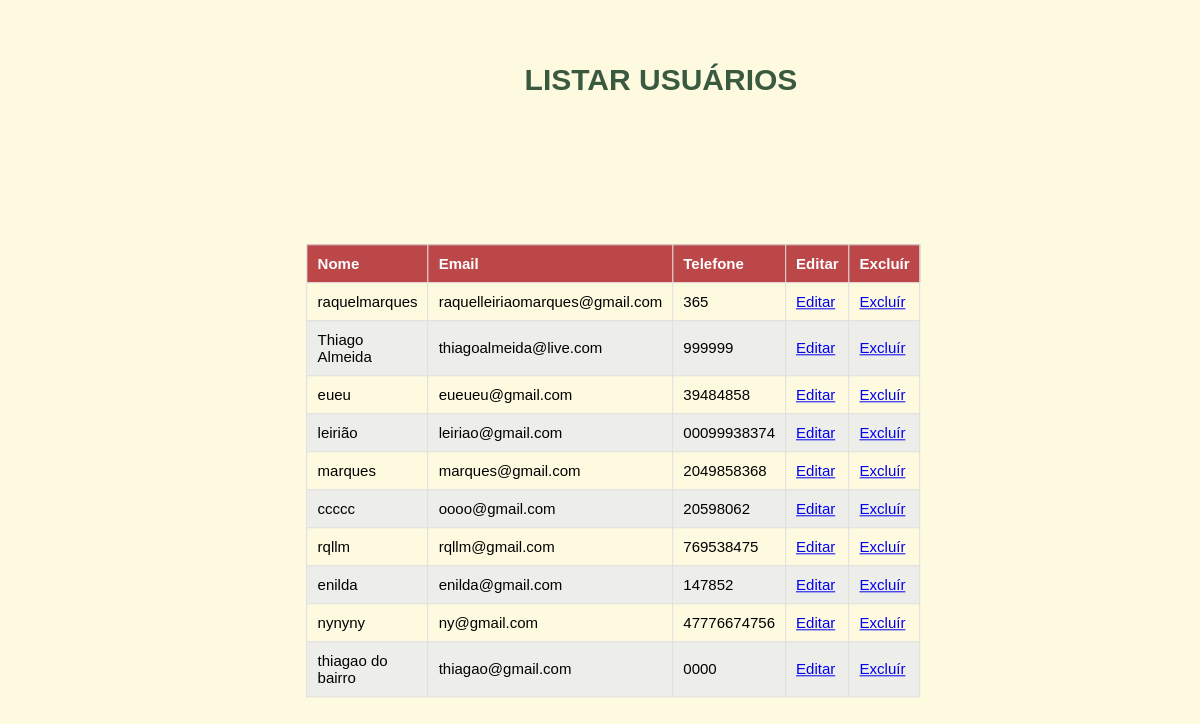
The app's page /areaRestrita.php with its own data.
### tables this page shows
CREATE TABLE `usuario` (
  `id_usuario` int(11) NOT NULL,
  `nome` varchar(50) DEFAULT NULL,
  `email` varchar(30) DEFAULT NULL,
  `telefone` varchar(11) DEFAULT NULL,
  `senha` varchar(32) DEFAULT NULL
);

### usuario.php (called while the page is built, shortened)
<?php
    Class Usuario
    {
        public function listarUsuarios(){
            global $pdo;
            $sqllistar  = $pdo->prepare("SELECT * FROM usuario");
            $sqllistar->execute();
            if( $sqllistar->rowCount() > 0)
            {
                $dados = $sqllistar->fetchAll(PDO::FETCH_ASSOC);
                return $dados;
            }
            else{
                return false;
            }
        }
    }
?>

### areaRestrita.php (the view, shortened to what this page needs)
<!DOCTYPE html>
<html lang="en">
<head>
</head>
<body>
</body>
</html>
<?php
    require_once 'usuario.php';
    $usuario = new Usuario();
    $usuario->conectar("cadastrousuarioturma33", "localhost", "root","");
    $dados = $usuario->listarUsuarios();
?>
<!DOCTYPE html>
<html lang="en">
<head>
</head>
<body>
    <div>
        <h2>LISTAR USUÁRIOS</h2>
    </div>
        <table>
            <thead>
                <tr>
                    <th>Nome</th>
                    <th>Email</th>
                    <th>Telefone</th>
                    <th>Editar</th>
                    <th>Excluír</th>
                </tr>
            </thead>
            <tbody>
            <?php
                if(!empty($dados))
                {
                    foreach($dados as $pessoa):
                ?>
                     <tr>
                        <td><?php echo $pessoa ['nome']; ?></td>
                        <td><?php echo $pessoa ['email']; ?></td>
                        <td><?php echo $pessoa ['telefone']; ?></td>
                        <td><a href="update_page_1.php?id_usuario=<?php echo $pessoa ['id_usuario']; ?>" class="btn btn-success">Editar</a></td>
                        <td><a href="delete_page.php?id_usuario=<?php echo $pessoa ['id_usuario']; ?>" class="btn btn-success" class="btn btn-danger">Excluír</a></td>
                     </tr>
                <?php
                endforeach;
                }
                else{
                    echo"Nenhum usuário cadstrado";
                }
            ?>
            </tbody>
        </table>
</body>
</html>

### areaRestrita.php (style rules this page uses)
body { font-family: Arial, sans-serif; display: flex; justify-content: center; align-items: center; min-height: 100vh; margin: 0; background-color: #fefae0; }
table { width: 40%; border-collapse: collapse; font-size: 15px; text-align: left; transform: translate(-20%,10%); margin-top: 50px; }
table th, table td { padding: 10px; border: 1px solid #ddd; }
table th { background-color: #bc4749; color: white; }
table tr:nth-child(even) { background-color: #edede9; }
h2 { color: #3a5a40; font-size: 30px; transform: translate(23rem,-20rem); }

### records on screen
usuario: nome "raquelmarques", email "raquelleiriaomarques@gmail.com", telefone "365"
usuario: nome "Thiago Almeida", email "thiagoalmeida@live.com", telefone "999999"
usuario: nome "eueu", email "eueueu@gmail.com", telefone "39484858"
usuario: nome "leirião", email "leiriao@gmail.com", telefone "00099938374"
usuario: nome "marques", email "marques@gmail.com", telefone "2049858368"
usuario: nome "ccccc", email "oooo@gmail.com", telefone "20598062"
usuario: nome "rqllm", email "rqllm@gmail.com", telefone "769538475"
usuario: nome "enilda", email "enilda@gmail.com", telefone "147852"
usuario: nome "nynyny", email "ny@gmail.com", telefone "47776674756"
usuario: nome "thiagao do bairro", email "thiagao@gmail.com", telefone "0000"
